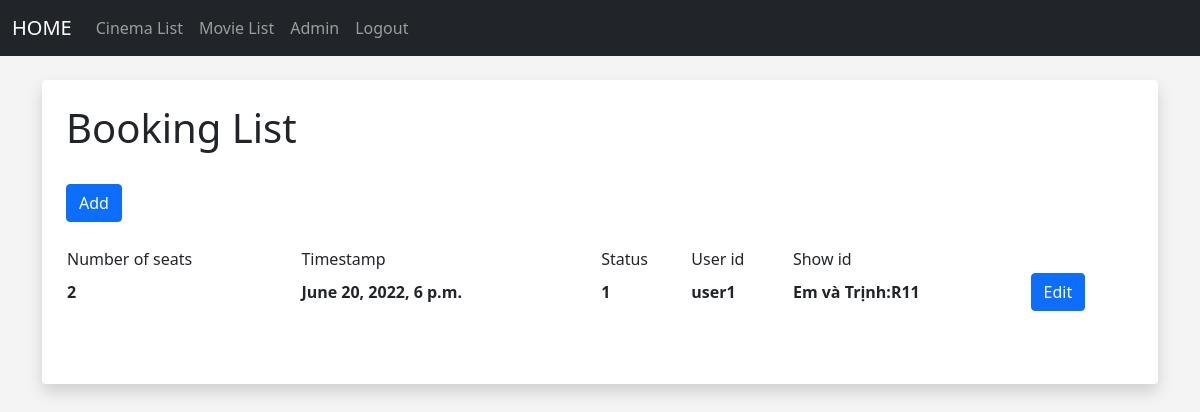
Page /booking_list (signed in) on the committed database.
### members/models.py (models this page shows, shortened)
class Booking(models.Model):
    number_of_seats = models.IntegerField()
    timestamp = models.DateTimeField()
    status = models.IntegerField()
    user_id = models.ForeignKey(settings.AUTH_USER_MODEL, on_delete=models.CASCADE)
    show_id = models.ForeignKey(Show, on_delete=models.CASCADE)

class Show(models.Model):
    date = models.DateField()
    start_time = models.TimeField()
    end_time = models.TimeField()
    cinema_hall_id = models.ForeignKey(Cinema_Hall, on_delete=models.CASCADE)
    movie_id = models.ForeignKey(Movie, on_delete=models.CASCADE)
    def __str__(self):
        return str(self.movie_id) +':'+str(self.cinema_hall_id)

class Movie(models.Model):
    title = models.CharField(max_length=256)
    image = models.ImageField(upload_to = "images/")
    description = models.CharField(max_length=512)
    duration = models.IntegerField()
    released_date = models.DateField()
    genre = models.CharField(max_length=256)
    def __str__(self):
        return self.title

class Cinema_Hall(models.Model):
    name = models.CharField(max_length=64)
    total_seats = models.IntegerField()
    cinema_id = models.ForeignKey(Cinema, on_delete=models.CASCADE)
    def __str__(self):
        return self.name

### members/views.py (the view)
# urls.py: path('booking_list', views.get_all_booking, name='booking_list'),
def get_all_booking(request):
    booking_list = Booking.objects.all()
    return render(request, 'ui/booking_list.html', {'booking_list':booking_list})

### members/templates/ui/booking_list.html (shortened to what this page needs)
{% extends 'ui/base.html' %}
{% block content %}
{% if user.is_superuser %}
	<div class="shadow p-4 mb-5 bg-body rounded">
	<h1>Booking List</h1>
    <br/>
    <a href="{% url 'add_booking' %}" class="btn btn-primary" role="button">Add</a>
    <br/>
<br/>
<div class="container">
  <div class="row">
    <table>
    <tr>
        <td>Number of seats</td>
        <td>Timestamp</td>
        <td>Status</td>
        <td>User id</td>
        <td>Show id</td>
    </tr>
      {% for booking in booking_list %}
    <tr>
        <th>
          {{booking.number_of_seats}}
        </th>
        <th>
            {{booking.timestamp}}
        </th>
        <th>
            {{booking.status}}
        </th>
        <th>
            {{booking.user_id}}
        </th>
        <th>
            {{booking.show_id}}
        </th>
        <th>
          {% if user.is_superuser %}
          <a href="{% url 'edit_booking' booking.id %}" class="btn btn-primary" role="button">Edit</a>
          {% endif %}
      </th>
    </tr>
      {% endfor %}
    </table>
  </div>
</div>
<br/><br/>
{%else%}
<center>
    <h1>Sorry you don't have permission to access this page</h1>
    </center>
{% endif %}
{% endblock %}

### members/templates/ui/base.html (style rules this page uses)
body { background: #f4f4f4; }

### rows in the picture
Booking: number_of_seats "2", timestamp "June 20, 2022, 6 p.m.", status "1", user_id "user1", show_id "Em và Trịnh:R11"
